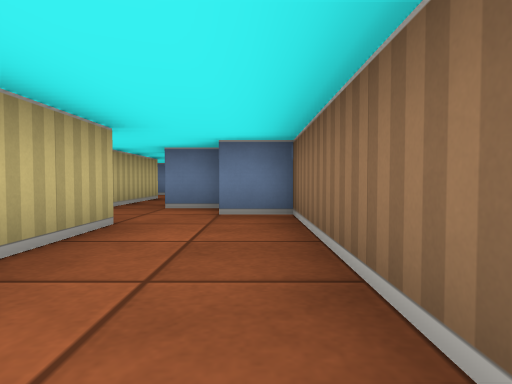
view 1 (above)

19 first-person views from a walk through a cub3D ray-caster map. The camera is about half as high as the walls, tilts 2° down and sees 75° across. The floor is counted in squares. Each view is taken from the middle of a square. On the plan, view 1 faces up. The plan holds only what a view shows up to about 9 squares ahead; the rest is blank.

view 2
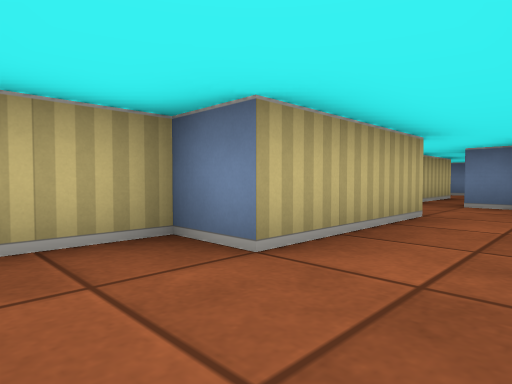

view 3
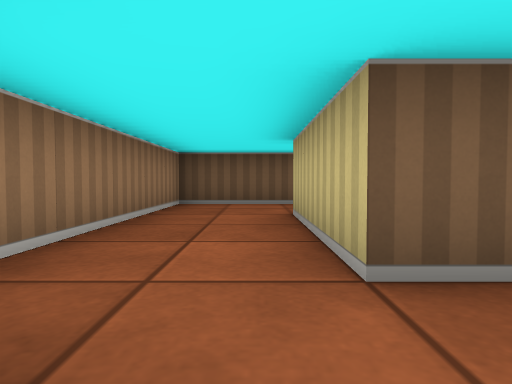

view 4
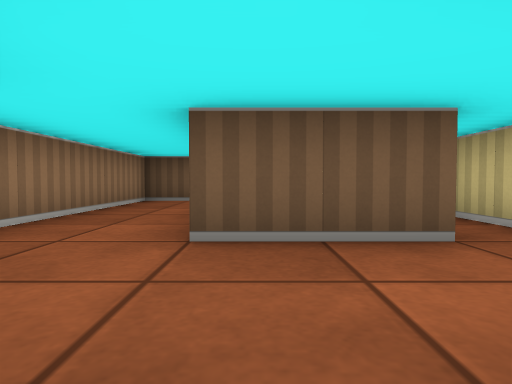

view 5
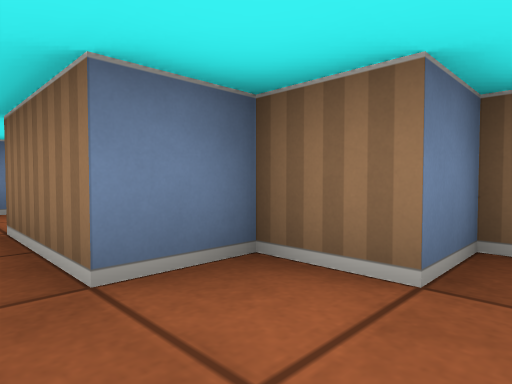

view 6
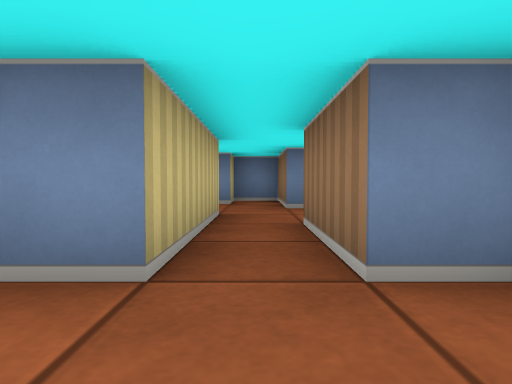

view 7
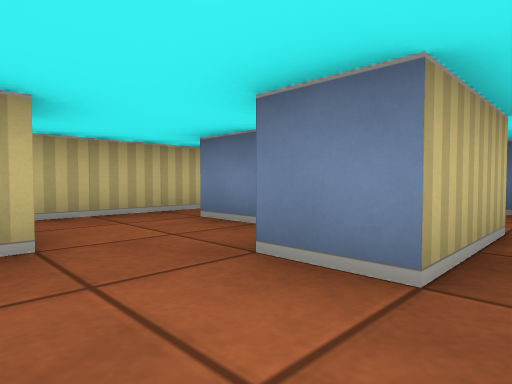

view 8
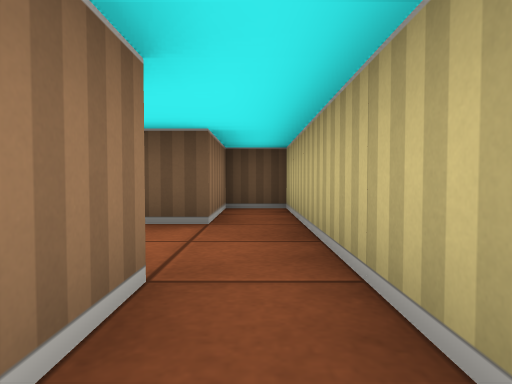

view 9
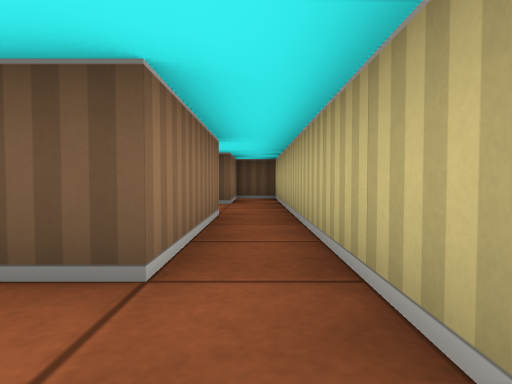

view 10
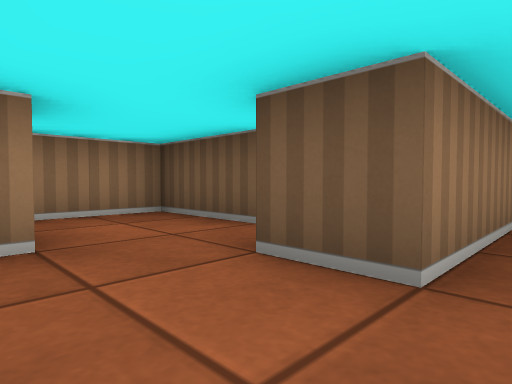

view 11
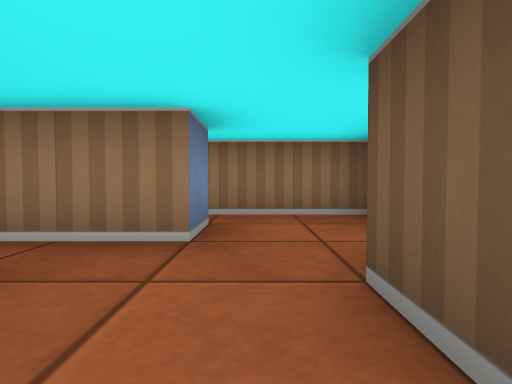

view 12
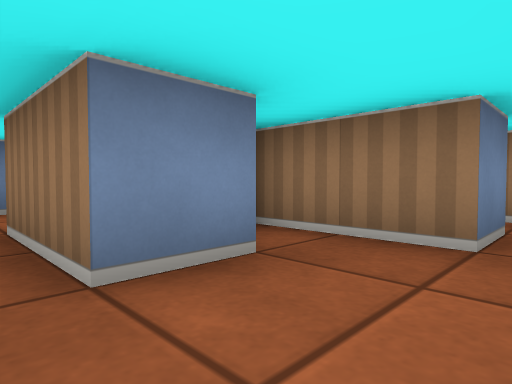

view 13
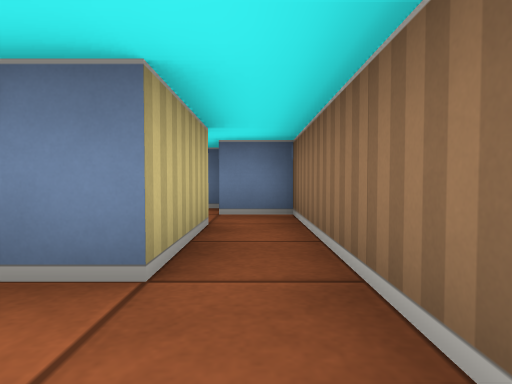

view 14
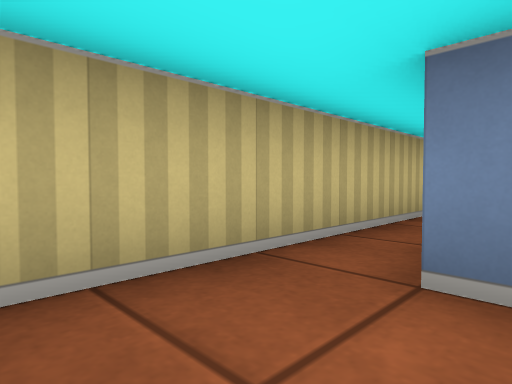

view 15
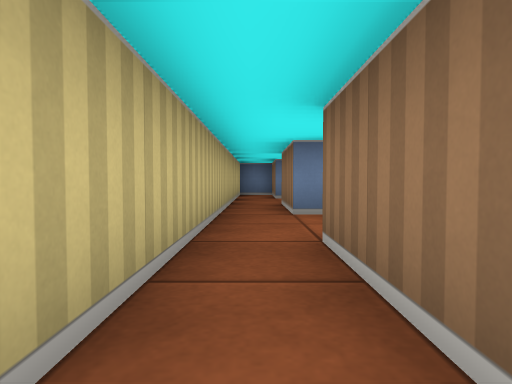

view 16
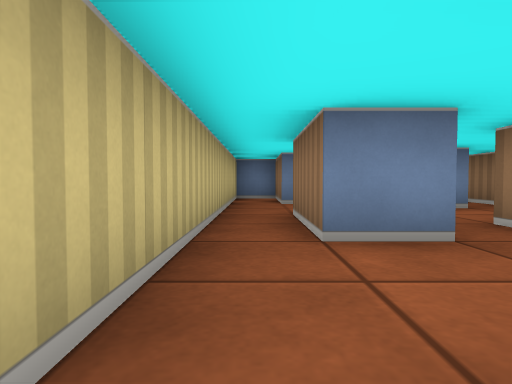

view 17
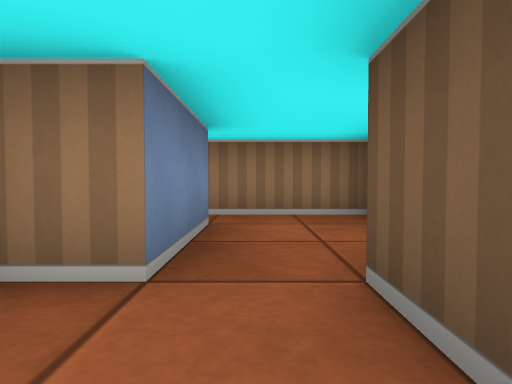

view 18
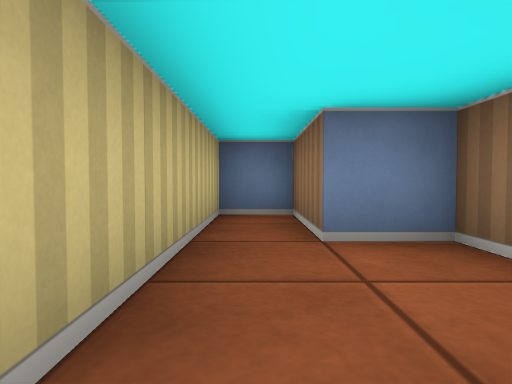

view 19
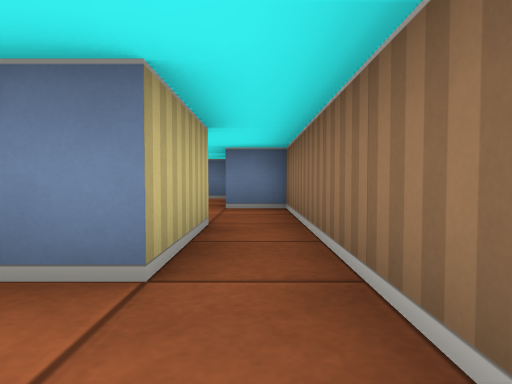

### Floor plan
Points are (right, up) in squares from view 1. A wall is a line through its corners. A room is listed if a view was taken in it or the views show most of it. See-through windows are left out.
Room 1 (views 1, 2, 3, 4, 5, 6)
walls: (-3.5, 3.5) (-1.5, 3.5) (-1.5, 0.5) (-2.5, 0.5) (-2.5, -0.8); (-1.8, -1.5) (0.5, -1.5) (0.5, 4.5) (-0.5, 4.5) (-0.5, 5.5) (-1.5, 5.5) (-1.5, 7.5); (-2.5, 7.5) (-2.5, 5.5) (-3.5, 5.5)
ways out: opening at (-3, 4.5) to room 3; opening at (-2, 6.5) to room 4
Room 2 (views 7, 13)
walls: (-0.5, 11.5) (-0.5, 9.5) (-1.5, 9.5); (-2.4, 14.5) (-3.5, 14.5); (-1.5, 7.5) (0.5, 7.5) (0.5, 12.5) (-0.5, 12.5)
ways out: opening at (-1, 8.5) to room 4; opening at (-3, 13.5) to room 5; opening at (-2, 15) to room 8
Room 3 (views 8, 9, 10, 11, 12, 15)
walls: (-3.5, 5.5) (-3.5, 8.5); (-4.5, 10.5) (-4.5, 1.5) (-3.5, 1.5) (-3.5, 3.5)
ways out: opening at (-3, 4.5) to room 1; opening at (-3, 9.5) to room 4; opening at (-4, 11.5) to room 5
Room 4 (view 14)
walls: (-1.5, 9.5) (-1.5, 11.5) (-2.5, 11.5); (-3.5, 8.5) (-2.5, 8.5) (-2.5, 7.5); (-2.5, 10.5) (-3.5, 10.5)
ways out: opening at (-2, 6.5) to room 1; opening at (-1, 8.5) to room 2; opening at (-3, 9.5) to room 3
Room 5 (view 16)
walls: (-4.5, 14.5) (-4.5, 10.5); (-3.5, 10.5) (-3.5, 12.5)
ways out: opening at (-3, 13.5) to room 2; opening at (-4, 11.5) to room 3; opening at (-4, 15.5) to room 6
Room 6 (views 17, 18)
walls: (-2.5, 17.5) (-2.5, 18.5) (-3.5, 18.5) (-3.5, 20.5) (-4.5, 20.5) (-4.5, 14.5); (-3.5, 14.5) (-3.5, 16.5)
ways out: opening at (-4, 15.5) to room 5; opening at (-3, 17) to room 8
Room 7 (view 19)
walls: (0.5, 15.4) (0.5, 19.5); (-0.5, 19.5) (-0.5, 17.5) (-1.5, 17.5)
ways out: opening at (-1, 16.5) to room 8; opening at (0, 18.5)
Room 8 (no view inside)
walls: (-1.5, 17.5) (-2.5, 17.5); (-3.5, 16.5) (-2.5, 16.5)
ways out: opening at (-2, 15) to room 2; opening at (-3, 17) to room 6; opening at (-1, 16.5) to room 7

Positions as (right, up) in squares from view 1, and headings:
1: (0, 0), facing up
2: (0, -1), facing up-left
3: (-1, 5), facing down
4: (-2, 6), facing down
5: (-2, 4), facing up-right
6: (-2, 4), facing up
7: (0, 8), facing up-left
8: (-4, 7), facing down
9: (-4, 10), facing down
10: (-4, 10), facing down-right
11: (-4, 9), facing right
12: (-4, 9), facing up-right
13: (0, 8), facing up
14: (-3, 9), facing up-left
15: (-4, 10), facing up
16: (-4, 12), facing up
17: (-4, 17), facing right
18: (-4, 16), facing up
19: (0, 16), facing up
